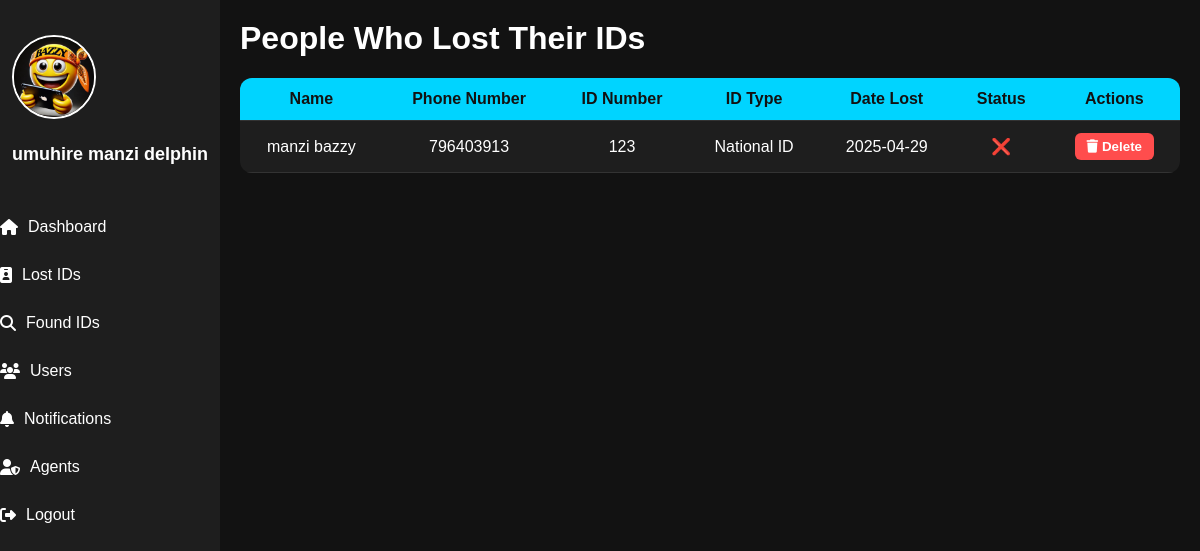
Screenshot of /find/seek.php (signed in) with the database file from the repository.
### tables this page shows
CREATE TABLE `seeki` (
  `id` varchar(100) NOT NULL,
  `name` varchar(255) NOT NULL,
  `phone_number` int(255) NOT NULL,
  `description` varchar(255) NOT NULL,
  `date` date NOT NULL,
  `created_at` timestamp NOT NULL DEFAULT current_timestamp() ON UPDATE current_timestamp(),
  `found_status` tinyint(1) NOT NULL,
  `id_type` varchar(100) DEFAULT NULL,
  `id_number` int(255) NOT NULL,
  `category` varchar(255) NOT NULL,
  `notification_sent` tinyint(1) DEFAULT 0
);

### find/seek.php (the view, shortened to what this page needs)
<?php
include 'db_connect.php';
$query = "SELECT id, name, phone_number, date, found_status, id_number, id_type FROM seeki ORDER BY date DESC";
$result = mysqli_query($conn, $query);
?>
<!DOCTYPE html>
<html lang="en">
<head>
  <link href="https://cdnjs.cloudflare.com/ajax/libs/font-awesome/6.4.2/css/all.min.css" rel="stylesheet">
</head>
<body>
<?php include 'leftbar.php'; ?>
<div class="main-content">
  <h1>People Who Lost Their IDs</h1>
  <table>
    <thead>
      <tr>
        <th>Name</th>
        <th>Phone Number</th>
        <th>ID Number</th>
        <th>ID Type</th>
        <th>Date Lost</th>
        <th>Status</th>
        <th>Actions</th>
      </tr>
    </thead>
    <tbody>
      <?php while($row = mysqli_fetch_assoc($result)): ?>
      <tr>
        <td><?php echo htmlspecialchars($row['name']); ?></td>
        <td><?php echo htmlspecialchars($row['phone_number']); ?></td>
        <td><?php echo htmlspecialchars($row['id']); ?></td>
        <td><?php echo htmlspecialchars($row['id_type']); ?></td>
        <td><?php echo htmlspecialchars($row['date']); ?></td>
        <td>
          <?php echo $row['found_status'] == 1 ? '✅' : '❌'; ?>
        </td>
        <td>
          <a href="?delete_id=<?php echo $row['id']; ?>" onclick="return confirm('Are you sure you want to delete this entry?');">
            <button class="delete-btn"><i class="fas fa-trash"></i> Delete</button>
          </a>
        </td>
      </tr>
      <?php endwhile; ?>
    </tbody>
  </table>
</div>
</body>
</html>

### find/leftbar.php (shortened to what this page needs)
<?php
include 'db_connect.php';
$adminResult = mysqli_query($conn, "SELECT * FROM admins ORDER BY id DESC LIMIT 1");
$admin = mysqli_fetch_assoc($adminResult);
?>
<div class="sidebar">
  <div class="profile">
    <a href="admin_add.php">
      <img src="uploads/<?php echo htmlspecialchars($admin['image']); ?>" alt="Admin Photo">
    </a>
    <h3><?php echo htmlspecialchars($admin['username']); ?></h3>
  </div>
  <a href="admin.php" class="admin-link">
    <i class="fas fa-home"></i> Dashboard
  </a>
  <a href="seek.php">
    <i class="fas fa-id-badge"></i> Lost IDs
  </a>
  <a href="found_id.php">
    <i class="fas fa-search"></i> Found IDs
  </a>
  <a href="#">
    <i class="fas fa-users"></i> Users
  </a>
  <a href="#">
    <i class="fas fa-bell"></i> Notifications
  </a>
  <a href="#">
    <i class="fas fa-user-shield"></i> Agents
  </a>
  <a href="../home.php">
    <i class="fas fa-sign-out-alt"></i> Logout
  </a>
</div>
<link href="https://cdnjs.cloudflare.com/ajax/libs/font-awesome/6.4.2/css/all.min.css" rel="stylesheet">

### find/seek.php (style rules this page uses)
body { margin: 0; font-family: Arial, sans-serif; background-color: #121212; color: white; display: flex; min-height: 100vh; }
.sidebar { width: 220px; background-color: #1e1e1e; height: 100vh; position: fixed; left: 0; top: 0; bottom: 0; }
.main-content { margin-left: 220px; padding: 20px; width: 100%; }
h1 { margin-top: 0; }
table { width: 100%; border-collapse: collapse; background-color: #1e1e1e; margin-top: 20px; border-radius: 12px; overflow: hidden; }
th, td { padding: 12px 15px; text-align: center; border-bottom: 1px solid #333; }
th { background-color: #00d4ff; color: #121212; font-weight: bold; }
.delete-btn { background-color: #ff4d4d; color: white; padding: 6px 12px; border: none; border-radius: 6px; cursor: pointer; font-weight: bold; }

### find/leftbar.php (style rules this page uses)
.sidebar { width: 220px; background-color: #1e1e1e; display: flex; flex-direction: column; padding-top: 20px; height: 100vh; position: fixed; align-items: center; }
.profile { display: flex; flex-direction: column; align-items: center; margin-bottom: 20px; }
.profile img { width: 80px; height: 80px; object-fit: cover; border-radius: 50%; border: 2px solid white; cursor: pointer; }
.profile h3 { margin-top: 10px; font-size: 18px; }
.sidebar a { width: 100%; padding: 15px 20px; text-decoration: none; color: white; display: flex; align-items: center; gap: 10px; transition: background 0.3s; }

### rows the page displays
seeki: name "manzi bazzy", phone_number "796403913", id "123", id_type "National ID", date "2025-04-29"

### other values shown
$admin['username'] "umuhire manzi delphin"
